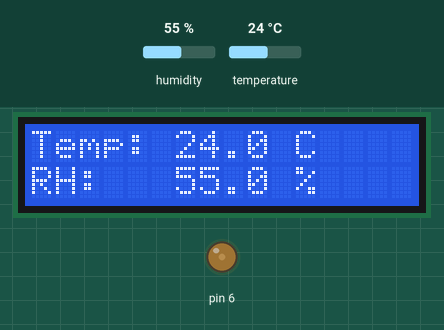
This sketch was run on a simulated Arduino Uno, built with avr-gcc and run on an emulated ATmega328P. Parts: 16×2 character LCD, output pins drawn as LEDs (lit = HIGH). Inputs (shaded band) come from the test bench; at power-on: humidity 55 %, temperature 24 °C. What the sketch prints to the serial monitor is not drawn.

Above: at 1.2 s.
1.3 s: humidity set to 22 %
At 5.8 s:
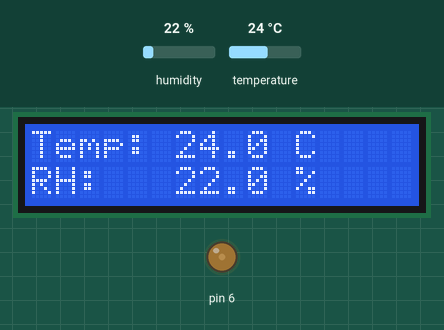
7.3 s: temperature set to 12 °C
At 10.8 s:
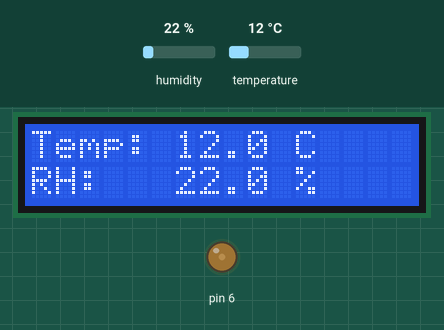
13.3 s: humidity set to 40 %
At 15.7 s:
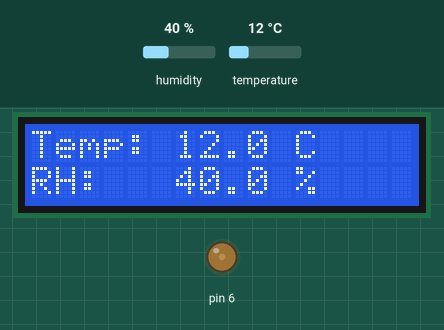
19.3 s: temperature set to 19 °C
At 20.6 s:
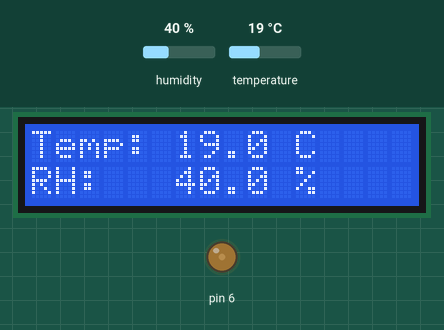
Timing chart, 0 to 22.3 s (numbered marks = the images above; inputs shaded):
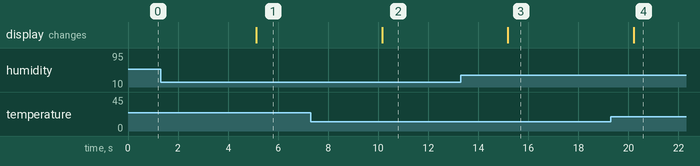

Measured:
- after the input at 1.3 s, the display: changes after 3.8 s (image 1)
- after the input at 7.3 s, the display: changes after 2.9 s (image 2)
- after the input at 13.3 s, the display: changes after 1.9 s (image 3)
- after the input at 19.3 s, the display: changes after 0.92 s (image 4)

The sketch:

arduino.ino
```cpp
#include <LiquidCrystal.h>
#include <DHT.h>

// delay between readings (ms)
int delayTime = 5000;

// vars for LCD
int Contrast = 50;
LiquidCrystal lcd(9, 8, 5, 4, 3, 2);

// sensor
DHT dht(A1, DHT11);

void setup()
{
  Serial.begin(9600);

  // initialize the sensor
  dht.begin();

  // LCD setup
  analogWrite(6, Contrast);
  lcd.begin(16, 2);
}

void loop()
{

  // read humidity
  float humi = dht.readHumidity();
  // read temperature (C)
  float temp = dht.readTemperature();

  // check if any reads failed
  if (isnan(humi) || isnan(temp))
  {
    Serial.println("Failed to read from DHT sensor!");
  }
  else
  {
    // print to serial. This will be read by the rpi
    Serial.print("Humidity: ");
    Serial.print(humi);
    Serial.print(" %");
    Serial.print("  |  ");
    Serial.print("Temperature: ");
    Serial.print(temp);
    Serial.print(" °C");

    // print to LCD
    lcd.clear();
    lcd.setCursor(0, 0);
    lcd.print("Temp: ");
    lcd.setCursor(6, 0);
    lcd.print(temp, 1);
    lcd.setCursor(11, 0);
    lcd.print("C");
    lcd.setCursor(0, 1);
    lcd.print("RH: ");
    lcd.setCursor(6, 1);
    lcd.print(humi, 1);
    lcd.setCursor(11, 1);
    lcd.print("%");

    // delay between readings
    delay(delayTime);
  }
}
```
